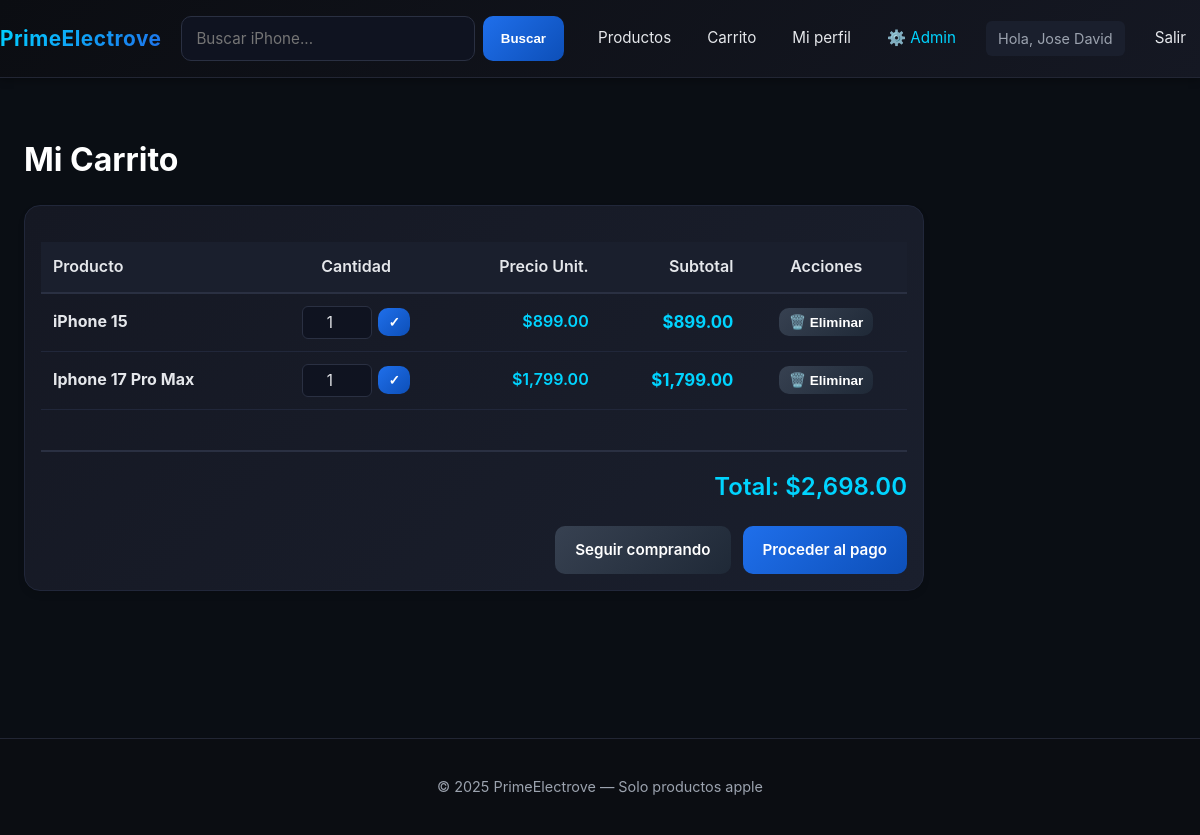
Screenshot of /cart.php (signed in) with the database file from the repository.
### tables this page shows
CREATE TABLE `carrito` (
  `id` int(11) NOT NULL,
  `id_usuario` int(11) NOT NULL,
  `id_producto` int(11) NOT NULL,
  `cantidad` int(11) NOT NULL DEFAULT 1,
  `creado_en` timestamp NOT NULL DEFAULT current_timestamp()
);

CREATE TABLE `productos` (
  `id` int(11) NOT NULL,
  `nombre_producto` varchar(150) NOT NULL,
  `precio_producto` decimal(10,2) NOT NULL,
  `descripcion` text DEFAULT NULL,
  `imagen_url` varchar(255) DEFAULT NULL,
  `stock` int(11) NOT NULL DEFAULT 0,
  `creado_en` timestamp NOT NULL DEFAULT current_timestamp()
);

### helpers.php (called while the page is built, shortened)
<?php
function h(?string $s): string {
    return htmlspecialchars($s ?? '', ENT_QUOTES, 'UTF-8');
}
function money($n): string {
    return '$' . number_format((float)$n, 2, '.', ',');
}

### cart.php (the view, shortened to what this page needs)
<?php
require_once __DIR__ . '/config.php';
require_once __DIR__ . '/helpers.php';
require_once __DIR__ . '/header.php';
$id_usuario = current_user_id();
$sql = "
  SELECT c.id as carrito_id, c.cantidad, p.id as producto_id, p.nombre_producto, p.precio_producto, p.imagen_url
  FROM carrito c
  INNER JOIN productos p ON c.id_producto = p.id
  WHERE c.id_usuario = ?
  ORDER BY c.id DESC
";
$stmt = $pdo->prepare($sql);
$stmt->execute([$id_usuario]);
$items = $stmt->fetchAll();
$total = 0;
?>
<h1>Mi Carrito</h1>
<?php if (!$items): ?>
  <div class="card" style="padding:16px; max-width:600px;">
    <p>Tu carrito está vacío.</p>
    <a class="btn" href="index.php">Ver productos</a>
  </div>
<?php else: ?>
  <div class="card" style="padding:16px; max-width:900px;">
    <table style="width:100%; border-collapse:collapse; color:#e5e7eb;">
      <thead>
        <tr style="border-bottom:2px solid #2a3042; background:#1a1f2d;">
          <th style="text-align:left; padding:12px; font-weight:600;">Producto</th>
          <th style="text-align:center; padding:12px; font-weight:600;">Cantidad</th>
          <th style="text-align:right; padding:12px; font-weight:600;">Precio Unit.</th>
          <th style="text-align:right; padding:12px; font-weight:600;">Subtotal</th>
          <th style="text-align:center; padding:12px; font-weight:600;">Acciones</th>
        </tr>
      </thead>
      <tbody>
        <?php foreach ($items as $item):
          $subtotal = $item['precio_producto'] * $item['cantidad'];
          $total += $subtotal;
        ?>
        <tr style="border-bottom:1px solid #21273a;">
          <td style="padding:12px; color:#e5e7eb;">
            <strong><?= h($item['nombre_producto']) ?></strong>
          </td>
          <td style="text-align:center; padding:12px; color:#e5e7eb;">
            <form action="update_cart.php" method="post" style="display:inline-flex; align-items:center; gap:6px;">
              <input type="number" name="cantidad" value="<?= $item['cantidad'] ?>" min="1"
                     style="width:70px; padding:6px; border-radius:6px; border:1px solid #2a3042; background:#0f1320; color:#e5e7eb; text-align:center;">
              <button class="btn" type="submit" style="padding:6px 10px; font-size:0.85rem;">✓</button>
            </form>
          </td>
          <td style="text-align:right; padding:12px; color:#00d4ff; font-weight:600;">
            <?= money($item['precio_producto']) ?>
          </td>
          <td style="text-align:right; padding:12px; color:#00d4ff; font-weight:700; font-size:1.05rem;">
            <?= money($subtotal) ?>
          </td>
          <td style="text-align:center; padding:12px;">
            <form action="remove_from_cart.php" method="post" style="display:inline;">
              <button class="btn secondary" type="submit" style="padding:6px 10px; font-size:0.85rem;">🗑️ Eliminar</button>
            </form>
          </td>
        </tr>
        <?php endforeach; ?>
      </tbody>
    </table>
    <div style="margin-top:20px; padding-top:16px; border-top:2px solid #2a3042; text-align:right;">
      <h2 style="color:#00d4ff; margin:0;">Total: <?= money($total) ?></h2>
    </div>
    <div style="margin-top:20px; display:flex; gap:12px; justify-content:flex-end;">
      <a class="btn secondary" href="index.php">Seguir comprando</a>
      <a class="btn" href="checkout.php">Proceder al pago</a>
    </div>
  </div>
<?php endif; ?>
<?php require_once __DIR__ . '/footer.php'; ?>

### styles.css (style rules this page uses)
* { box-sizing: border-box; margin: 0; padding: 0; }
html, body { margin: 0; padding: 0; height: 100%; }
body { font-family: -apple-system, BlinkMacSystemFont, 'Segoe UI', Roboto, 'Helvetica Neue', Arial, sans-serif; background: #0a0e14; color: #e5e7eb; line-height: 1.6; }
h1 { font-size: 2rem; margin: 24px 0 20px 0; font-weight: 700; color: #fff; }
h2 { font-size: 1.5rem; margin: 20px 0 16px 0; font-weight: 600; color: #e5e7eb; }
.card { background: linear-gradient(135deg, #151823 0%, #1a1f2d 100%); border: 1px solid #21273a; border-radius: 16px; overflow: hidden; display: flex; flex-direction: column; transition: all 0.3s ease; box-shadow: 0 4px 6px rgba(0,0,0,0.1); }
.btn { padding: 12px 20px; border: none; border-radius: 10px; cursor: pointer; color: #fff; background: linear-gradient(135deg, #1f6feb 0%, #0d4fb8 100%); font-weight: 600; font-size: 0.95rem; transition: all 0.2s ease; text-align: center; text-decoration: none; display: inline-block; }
.btn.secondary { background: linear-gradient(135deg, #374151 0%, #1f2937 100%); }
input[type="text"], input[type="email"], input[type="password"], input[type="number"], input[type="file"], textarea, select { width: 100%; padding: 12px 14px; border-radius: 10px; border: 1px solid #2a3042; background: #0f1320; color: #e5e7eb; font-size: 0.95rem; transition: all 0.2s ease; font-family: inherit; }
table { width: 100%; border-collapse: collapse; margin: 20px 0; }
table th { background: #1a1f2d; padding: 14px; text-align: left; font-weight: 600; color: #e5e7eb; border-bottom: 2px solid #2a3042; }
table td { padding: 14px; border-bottom: 1px solid #21273a; color: #cbd5e1; }
a { color: #00d4ff; transition: color 0.2s ease; }
.card { animation: fadeIn 0.4s ease-out; }

### rows the page displays
carrito: id_producto.nombre_producto "iPhone 15", cantidad "1", id_producto.precio_producto "$899.00", money($subtotal) "$899.00"
carrito: id_producto.nombre_producto "Iphone 17 Pro Max", cantidad "1", id_producto.precio_producto "$1,799.00", money($subtotal) "$1,799.00"

### other values shown
current_user_name() "Jose David"
money($total) "$2,698.00"
